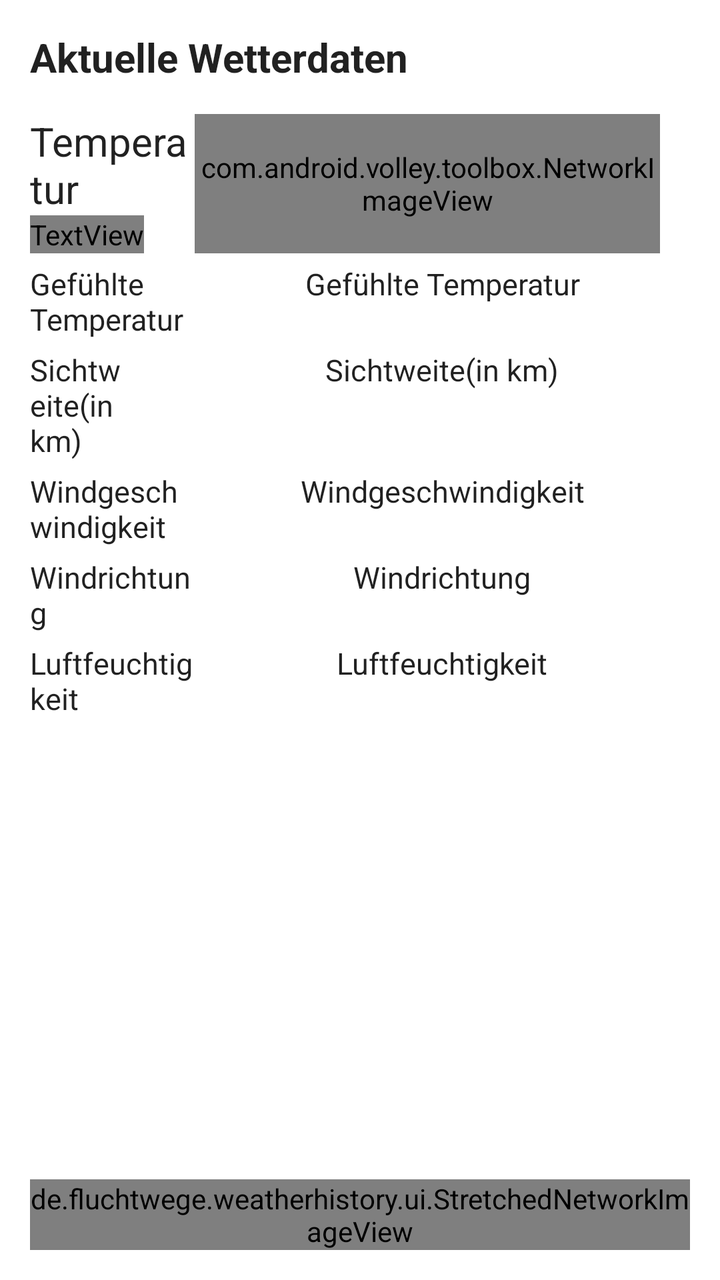
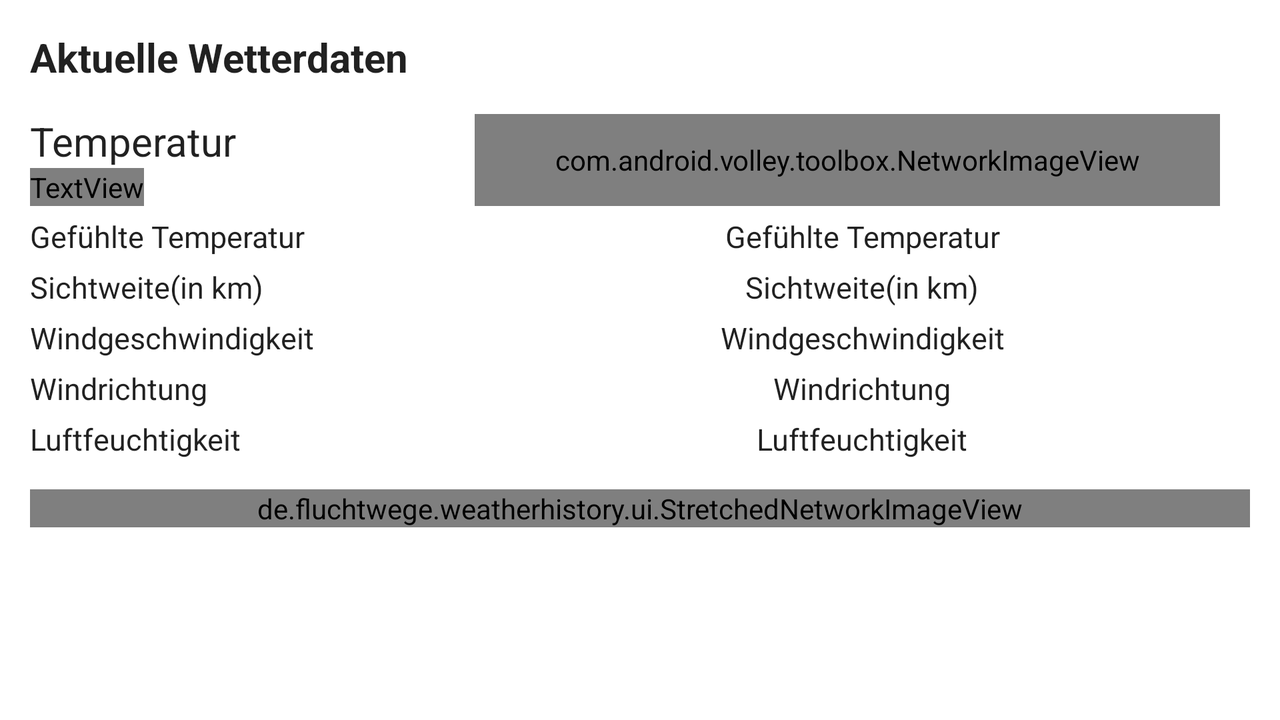

Compare how this app lays out the same screen by default and in its alternative resource folder. The renders come first, then the two layout files and the values they reference.
<!-- AndroidManifest.xml: application theme AppTheme -->
<!-- res/layout/currentweather.xml -->
<?xml version="1.0" encoding="utf-8"?>
<RelativeLayout
    xmlns:android="http://schemas.android.com/apk/res/android"
    android:layout_height="match_parent"
    android:layout_width="match_parent"
    android:background="@android:color/white">

    <de.fluchtwege.weatherhistory.ui.StretchedNetworkImageView
        android:id="@+id/webcam_image"
        android:layout_height="wrap_content"
        android:layout_width="match_parent"
        android:background="@color/green"
        android:layout_alignParentBottom="true"
        android:layout_marginTop="@dimen/small"
        android:layout_margin="@dimen/small" />

    <ScrollView
        android:layout_height="match_parent"
        android:layout_width="match_parent"
        android:fillViewport="false"
        android:layout_above="@id/webcam_image">

        <LinearLayout
            android:layout_width="match_parent"
            android:layout_height="match_parent"
            android:orientation="vertical">

            <TextView
                android:layout_width="match_parent"
                android:layout_height="wrap_content"
                style="@style/AppTheme.View.TextView.Big"
                android:text="@string/current_header"
                android:layout_marginLeft="@dimen/small"
                android:layout_marginTop="@dimen/small"
                android:textStyle="bold" />

            <TableLayout

                android:layout_width="match_parent"
                android:layout_height="wrap_content"
                android:shrinkColumns="*"
                android:stretchColumns="*"
                android:layout_marginTop="@dimen/small"
                android:paddingLeft="@dimen/small"
                android:layout_marginRight="@dimen/small">

                <TableRow>

                    <LinearLayout android:orientation="vertical">

                        <TextView
                            android:id="@+id/temp_label"
                            android:layout_width="wrap_content"
                            android:layout_height="wrap_content"
                            style="@style/AppTheme.View.TextView.Big"
                            android:text="@string/current_temp_label" />

                        <TextView
                            android:layout_width="wrap_content"
                            android:layout_height="wrap_content"
                            android:text="24°C"
                            android:id="@+id/current_temp"
                            android:textSize="40dp"
                            android:textColor="@color/green" />
                    </LinearLayout>

                    <com.android.volley.toolbox.NetworkImageView
                        android:id="@+id/current_image"
                        android:layout_height="match_parent"
                        android:layout_width="match_parent"
                        android:gravity="center_horizontal"
                        android:layout_marginRight="@dimen/small"
                        android:layout_alignParentRight="true" />

                </TableRow>

                <TableRow android:layout_marginTop="@dimen/tiny">

                    <TextView
                        style="@style/AppTheme.View.TextView"
                        android:text="@string/current_feelslike_label" />

                    <TextView
                        android:id="@+id/current_feelslike"
                        style="@style/AppTheme.View.TextView"
                        android:gravity="center_horizontal"
                        android:text="@string/current_feelslike_label" />
                </TableRow>

                <TableRow android:layout_marginTop="@dimen/tiny">

                    <TextView
                        style="@style/AppTheme.View.TextView"
                        android:text="@string/current_visibility_label" />

                    <TextView
                        android:id="@+id/current_visibility"
                        style="@style/AppTheme.View.TextView"
                        android:gravity="center_horizontal"
                        android:text="@string/current_visibility_label" />
                </TableRow>

                <TableRow android:layout_marginTop="@dimen/tiny">

                    <TextView
                        style="@style/AppTheme.View.TextView"
                        android:text="@string/current_windspeed_label" />

                    <TextView
                        android:id="@+id/current_windspeed"
                        style="@style/AppTheme.View.TextView"
                        android:gravity="center_horizontal"
                        android:text="@string/current_windspeed_label" />
                </TableRow>

                <TableRow android:layout_marginTop="@dimen/tiny">

                    <TextView
                        style="@style/AppTheme.View.TextView"
                        android:text="@string/current_winddir_label" />

                    <TextView
                        android:id="@+id/current_winddir"
                        style="@style/AppTheme.View.TextView"
                        android:gravity="center_horizontal"
                        android:text="@string/current_winddir_label" />
                </TableRow>

                <TableRow android:layout_marginTop="@dimen/tiny">

                    <TextView
                        style="@style/AppTheme.View.TextView"
                        android:text="@string/current_humidity_label" />

                    <TextView
                        android:id="@+id/current_humidity"
                        style="@style/AppTheme.View.TextView"
                        android:gravity="center_horizontal"
                        android:text="@string/current_humidity_label" />
                </TableRow>
            </TableLayout>



        </LinearLayout>
    </ScrollView>
</RelativeLayout>
<!-- resources referenced by this layout -->
<resources>
  <!-- from res/values-xhdpi/ -->
  <dimen name="small">15dp</dimen>
  <!-- from res/values-mdpi/ -->
  <dimen name="tiny">5dp</dimen>
  <string name="current_feelslike_label">Gefühlte Temperatur</string>
  <string name="current_header">Aktuelle Wetterdaten</string>
  <string name="current_humidity_label">Luftfeuchtigkeit</string>
  <string name="current_temp_label">Temperatur</string>
  <string name="current_visibility_label">Sichtweite(in km)</string>
  <string name="current_winddir_label">Windrichtung</string>
  <string name="current_windspeed_label">Windgeschwindigkeit</string>
  <style name="AppTheme.View.TextView">
          <item name="android:textSize">@dimen/text</item>
      </style>
  <style name="AppTheme.View.TextView.Big">
          <item name="android:textSize">@dimen/big_text</item>
      </style>
  <style name="AppTheme" parent="Theme.Weatherhistory">
          
      </style>
  <!-- from res/values-xhdpi/ -->
  <dimen name="text">15dp</dimen>
  <!-- from res/values-xhdpi/ -->
  <dimen name="big_text">20dp</dimen>
  <!-- drawable selectable_background_weatherhistory (drawable) -->
  <?xml version="1.0" encoding="utf-8"?>
  <selector xmlns:android="http://schemas.android.com/apk/res/android"
          android:exitFadeDuration="@android:integer/config_mediumAnimTime" >
      <item android:state_pressed="false" android:state_focused="true" android:drawable="@drawable/list_focused_weatherhistory" />
      <item android:state_pressed="true" android:drawable="@drawable/list_pressed_weatherhistory" />
      <item android:drawable="@android:color/transparent" />
  </selector>
  <style name="PopupMenu.Weatherhistory" parent="@style/Widget.AppCompat.PopupMenu">	
          <item name="android:popupBackground">@drawable/menu_dropdown_panel_weatherhistory</item>	
      </style>
  <style name="DropDownListView.Weatherhistory" parent="@style/Widget.AppCompat.ListView.DropDown">
          <item name="android:listSelector">@drawable/selectable_background_weatherhistory</item>
      </style>
  <style name="ActionBarTabStyle.Weatherhistory" parent="@style/Widget.AppCompat.ActionBar.TabView">
          <item name="android:background">@drawable/tab_indicator_ab_weatherhistory</item>
      </style>
  <style name="DropDownNav.Weatherhistory" parent="@style/Widget.AppCompat.Spinner.DropDown.ActionBar">
          <item name="android:background">@drawable/spinner_background_ab_weatherhistory</item>
          <item name="android:popupBackground">@drawable/menu_dropdown_panel_weatherhistory</item>
          <item name="android:dropDownSelector">@drawable/selectable_background_weatherhistory</item>
      </style>
  <!-- from res/values-v14/ -->
  <style name="ActionBar.Solid.Weatherhistory" parent="@style/Widget.AppCompat.Light.ActionBar.Solid.Inverse">
          <item name="android:background">@drawable/ab_solid_weatherhistory</item>
          <item name="android:backgroundStacked">@drawable/ab_stacked_solid_weatherhistory</item>
          <item name="android:backgroundSplit">@drawable/ab_bottom_solid_weatherhistory</item>
          <item name="android:progressBarStyle">@style/ProgressBar.Weatherhistory</item>
      </style>
  <style name="ActionButton.CloseMode.Weatherhistory" parent="@style/Widget.AppCompat.ActionButton.CloseMode">
          <item name="android:background">@drawable/btn_cab_done_weatherhistory</item>
      </style>
  <!-- from res/values-v14/ -->
  <style name="Theme.Weatherhistory.Widget" parent="@style/Theme.AppCompat">
          <item name="android:popupMenuStyle">@style/PopupMenu.Weatherhistory</item>
          <item name="android:dropDownListViewStyle">@style/DropDownListView.Weatherhistory</item>
      </style>
  <style name="ProgressBar.Weatherhistory" parent="@style/Widget.AppCompat.ProgressBar.Horizontal">
          <item name="android:progressDrawable">@drawable/progress_horizontal_weatherhistory</item>
      </style>
</resources>
<!-- res/layout-land/currentweather.xml (the repository's variant of the layout above) -->
<!-- drawn on the phone turned sideways -->
<?xml version="1.0" encoding="utf-8"?>
<ScrollView xmlns:android="http://schemas.android.com/apk/res/android"
    android:layout_height="match_parent"
    android:layout_width="match_parent"
    android:fillViewport="false"
    android:background="@android:color/white">

    <LinearLayout
        android:layout_width="match_parent"
        android:layout_height="match_parent"
        android:orientation="vertical">

        <TextView
            android:layout_width="match_parent"
            android:layout_height="wrap_content"
            style="@style/AppTheme.View.TextView.Big"
            android:text="@string/current_header"
            android:layout_marginLeft="@dimen/small"
            android:layout_marginTop="@dimen/small"
            android:textStyle="bold" />

        <TableLayout

            android:layout_width="match_parent"
            android:layout_height="wrap_content"
            android:shrinkColumns="*"
            android:stretchColumns="*"
            android:layout_marginTop="@dimen/small"
            android:paddingLeft="@dimen/small"
            android:layout_marginRight="@dimen/small">

            <TableRow>

                <LinearLayout android:orientation="vertical">

                    <TextView
                        android:id="@+id/temp_label"
                        android:layout_width="wrap_content"
                        android:layout_height="wrap_content"
                        style="@style/AppTheme.View.TextView.Big"
                        android:text="@string/current_temp_label" />

                    <TextView
                        android:layout_width="wrap_content"
                        android:layout_height="wrap_content"
                        android:text="24°C"
                        android:id="@+id/current_temp"
                        android:textSize="40dp"
                        android:textColor="@color/green" />
                </LinearLayout>

                <com.android.volley.toolbox.NetworkImageView
                    android:id="@+id/current_image"
                    android:layout_height="match_parent"
                    android:layout_width="match_parent"
                    android:gravity="center_horizontal"
                    android:layout_marginRight="@dimen/small"
                    android:layout_alignParentRight="true" />

            </TableRow>

            <TableRow android:layout_marginTop="@dimen/tiny">

                <TextView
                    style="@style/AppTheme.View.TextView"
                    android:text="@string/current_feelslike_label" />

                <TextView
                    android:id="@+id/current_feelslike"
                    style="@style/AppTheme.View.TextView"
                    android:gravity="center_horizontal"
                    android:text="@string/current_feelslike_label" />
            </TableRow>

            <TableRow android:layout_marginTop="@dimen/tiny">

                <TextView
                    style="@style/AppTheme.View.TextView"
                    android:text="@string/current_visibility_label" />

                <TextView
                    android:id="@+id/current_visibility"
                    style="@style/AppTheme.View.TextView"
                    android:gravity="center_horizontal"
                    android:text="@string/current_visibility_label" />
            </TableRow>

            <TableRow android:layout_marginTop="@dimen/tiny">

                <TextView
                    style="@style/AppTheme.View.TextView"
                    android:text="@string/current_windspeed_label" />

                <TextView
                    android:id="@+id/current_windspeed"
                    style="@style/AppTheme.View.TextView"
                    android:gravity="center_horizontal"
                    android:text="@string/current_windspeed_label" />
            </TableRow>

            <TableRow android:layout_marginTop="@dimen/tiny">

                <TextView
                    style="@style/AppTheme.View.TextView"
                    android:text="@string/current_winddir_label" />

                <TextView
                    android:id="@+id/current_winddir"
                    style="@style/AppTheme.View.TextView"
                    android:gravity="center_horizontal"
                    android:text="@string/current_winddir_label" />
            </TableRow>

            <TableRow android:layout_marginTop="@dimen/tiny">

                <TextView
                    style="@style/AppTheme.View.TextView"
                    android:text="@string/current_humidity_label" />

                <TextView
                    android:id="@+id/current_humidity"
                    style="@style/AppTheme.View.TextView"
                    android:gravity="center_horizontal"
                    android:text="@string/current_humidity_label" />
            </TableRow>
        </TableLayout>

        <de.fluchtwege.weatherhistory.ui.StretchedNetworkImageView
            android:id="@+id/webcam_image"
            android:layout_height="wrap_content"
            android:layout_width="match_parent"
            android:background="@color/green"
            android:layout_marginTop="@dimen/small"
            android:layout_margin="@dimen/small" />

    </LinearLayout>
</ScrollView>
